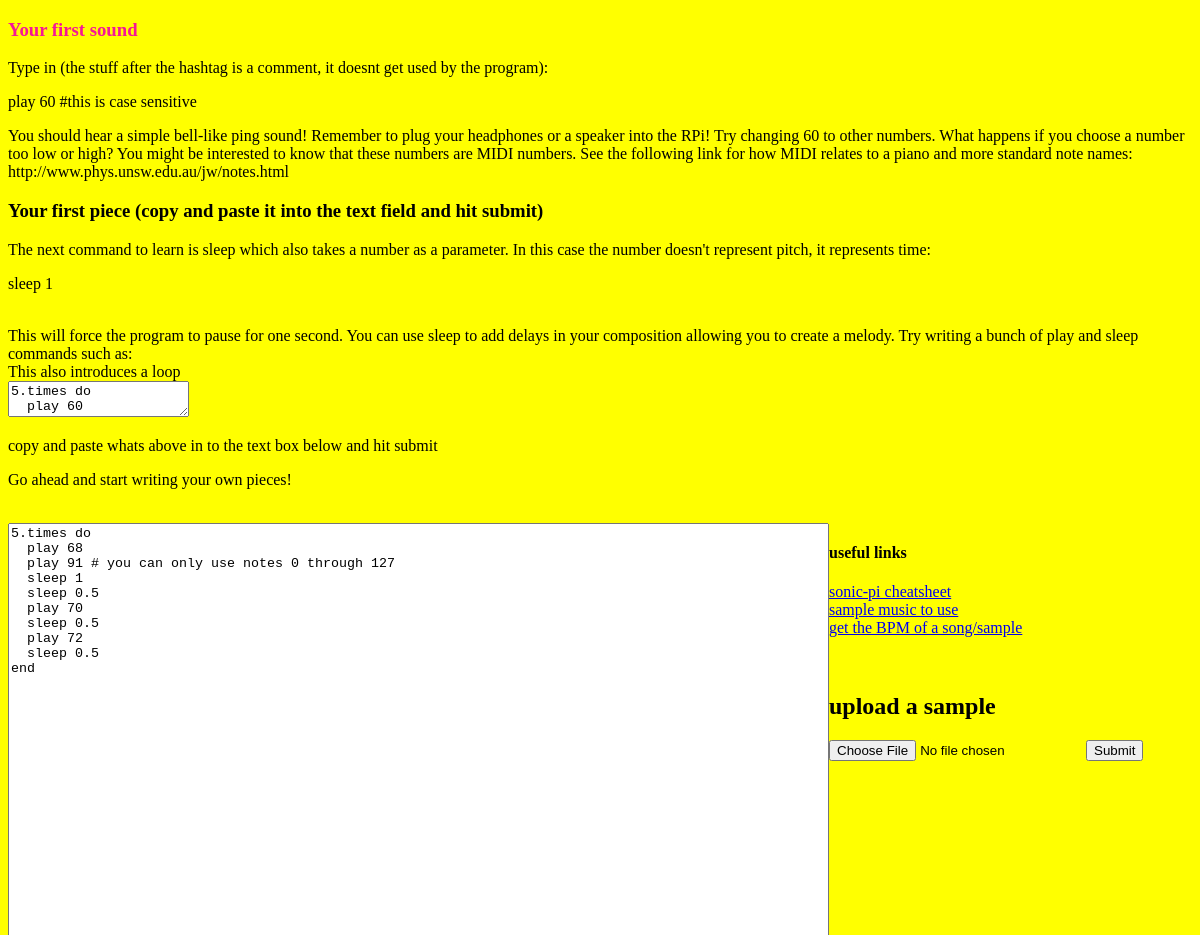
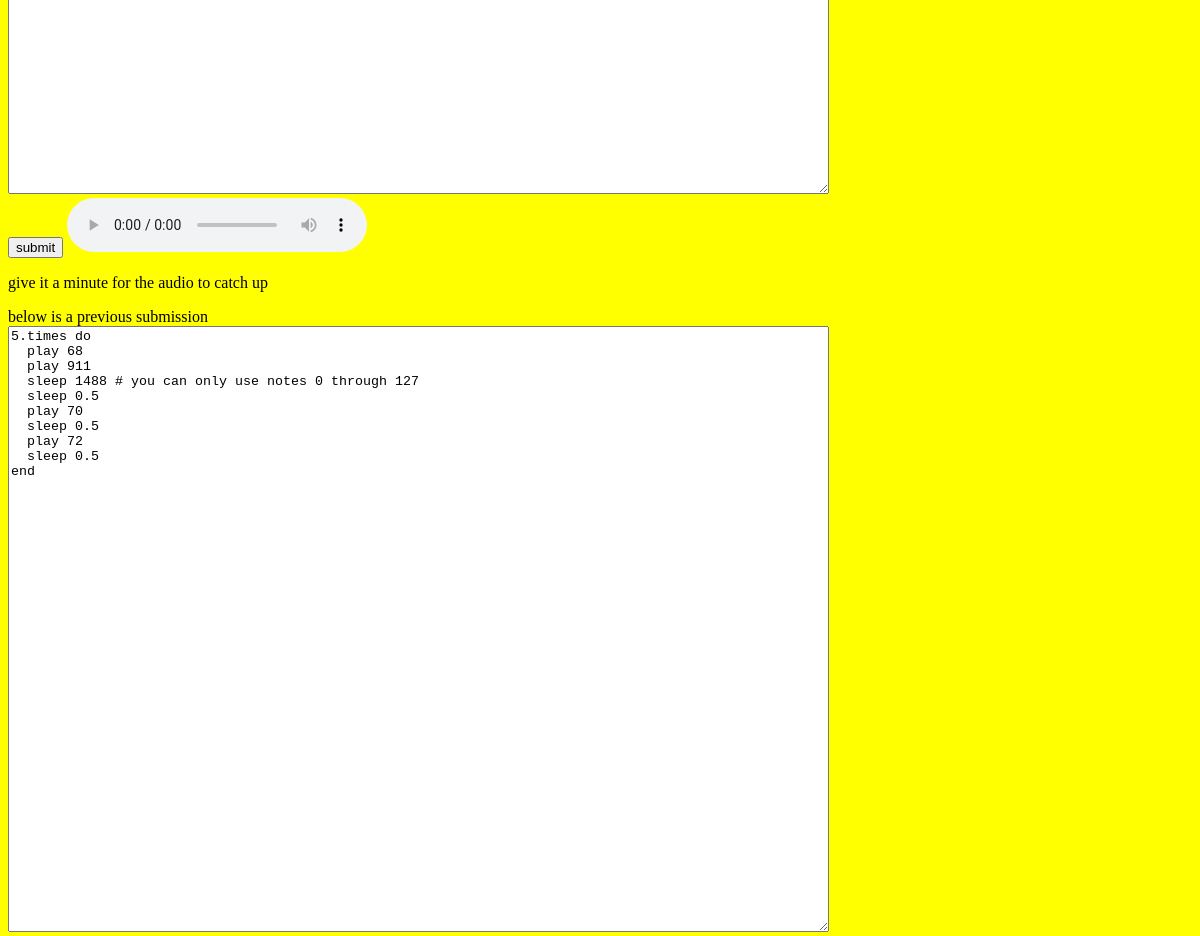
Before: / with the older database file (2 pictures, top to bottom).
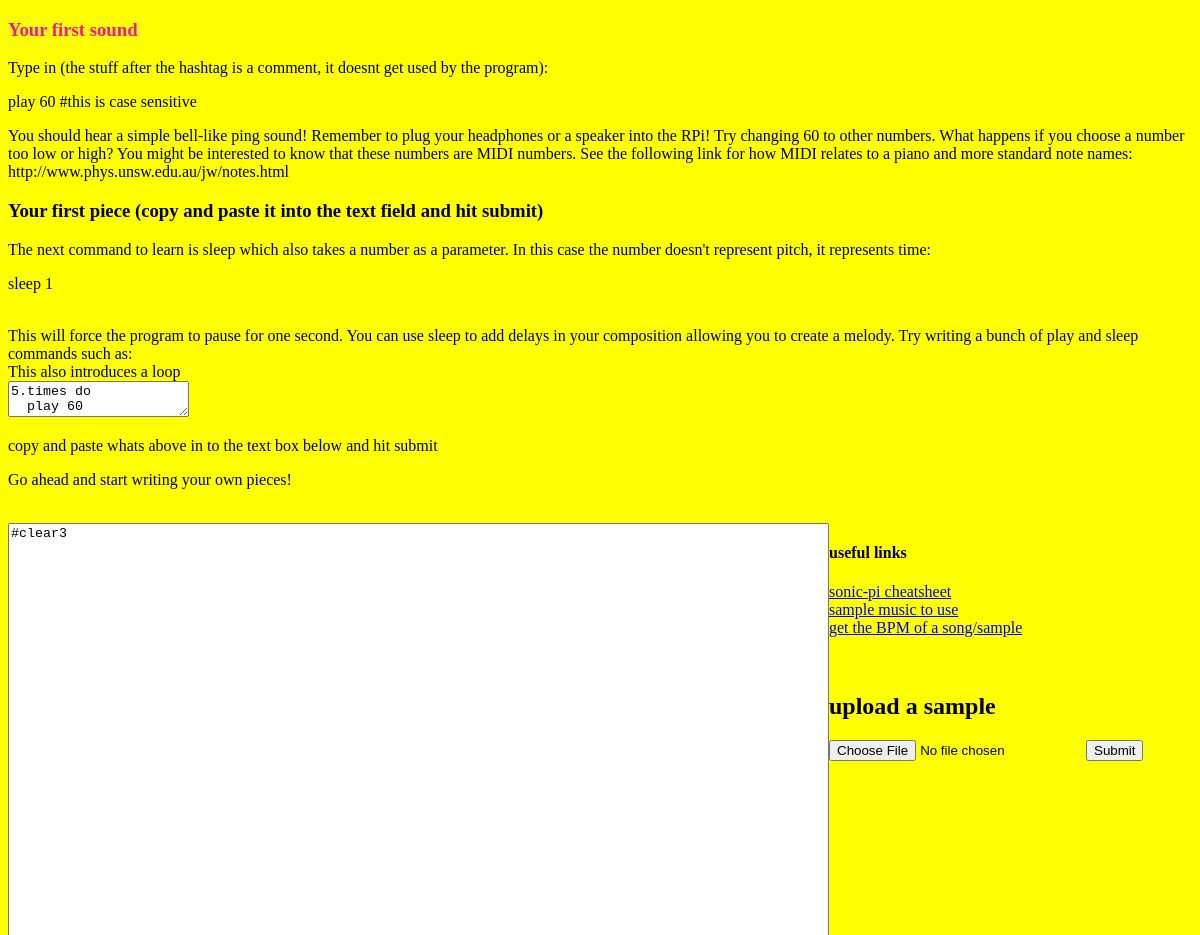
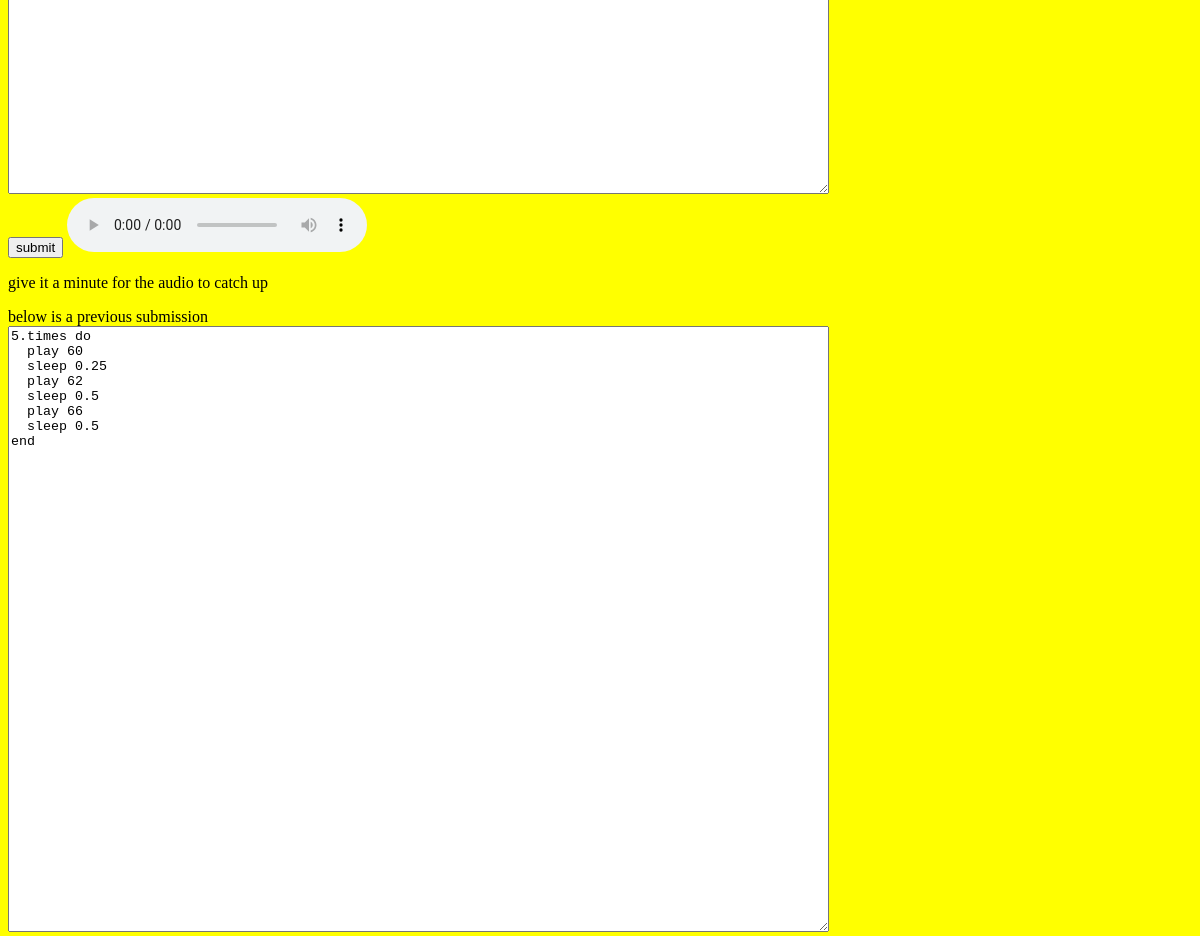
After: the same page with the newer database file (2 pictures, top to bottom).
### app.py (models this page shows)
class SongClass(db.Model):
    key = db.Column(db.Integer, autoincrement=True, primary_key=True)
    song = db.Column(db.String(200))
    def __repr__(self):
        return self.song

### app.py (the view)
@app.route('/')
def my_form():
    song_query = SongClass.query.all()
    if song_query[-1]:
        song = str(song_query[-1])
    else:
	song = " "
    if song_query[-2]:
        song2 = str(song_query[-2])
    else:
	song2 = " "
    return render_template('index.html', song=song, song2=song2)

### templates/index.html (shortened to what this page needs)
<!DOCTYPE html>
<html>
	<head>
<link rel="stylesheet" href="{{ url_for('static', filename='css/styles.css') }}">
	</head>
	<h3 style="color: #f51796;">Your first sound</h3>
Type in (the stuff after the hashtag is a comment, it doesnt get used by the program):
<p>
play 60 #this is case sensitive
</p>
You should hear a simple bell-like ping sound! Remember to plug your headphones or a speaker into the RPi!
Try changing 60 to other numbers. What happens if you choose a number too low or high? You might be interested to know that these numbers are MIDI numbers. See the following link for how MIDI relates to a piano and more standard note names: http://www.phys.unsw.edu.au/jw/notes.html
<h3>Your first piece (copy and paste it into the text field and hit submit)</h3>
The next command to learn is sleep which also takes a number as a parameter. In this case the number doesn't represent pitch, it represents time:
<br>
<p>sleep 1</p>
<br>
This will force the program to pause for one second. You can use sleep to add delays in your composition allowing you to create a melody. Try writing a bunch of play and sleep commands such as:
<br>
This also introduces a loop
<br>
<textarea>
5.times do
  play 60
  sleep 0.25
  play 62
  sleep 0.5
  play 66
  sleep 0.5
end
</textarea>
<p>copy and paste whats above in to the text box below and hit submit</p>
<p>Go ahead and start writing your own pieces!</p>
<br>
	<body>
</body>
<div style="float:left;">
	<textarea rows="40" cols="100" name="song" id="song">{{song}}</textarea><br>
        <button id ="button1" name="button">submit</button>
<audio controls autoplay>
<source src="http://musictest.ddns.net:8000/out.mp3" type="audio/mp3"/>
</audio>
        <p> give it a minute for the audio to catch up</p>
</div>
<div style="float:left;">
<label for= "song2">below is a previous submission</label>
<br>
<textarea class= "codemirror-textarea" rows="40" cols="100" name="song2" id="song2">{{song2}}</textarea>
	</div>
<h4>useful links</h4>
<a href="https://www.cl.cam.ac.uk/projects/raspberrypi/sonicpi/media/sonic-pi-cheatsheet.pdf">sonic-pi cheatsheet</a>
<br>
<a href="https://github.com/DavidsFiddle/Sonic-Pi-Code-Bits">sample music to use</a>
<br>
<a href="https://getsongbpm.com/tools/audio"> get the BPM of a song/sample</a>
<br>
<br>
<br>
<h2> upload a sample</h2>
<form action = "/uploader" method = "POST"
         enctype = "multipart/form-data">
         <input type = "file" name = "file" />
         <input type = "submit"/>
      </form>
</html>

### static/css/styles.css (style rules this page uses)
body { background-color: yellow; }

Changed rows visible on the page:
removed SongClass: song "5.times do play 68 play 91 # you can only use notes 0 through 127 sleep 1 sleep 0.5 play 70 sleep 0.5 play 72 sleep 0.5 end"
removed SongClass: song2 "5.times do play 68 play 911 sleep 1488 # you can only use notes 0 through 127 sleep 0.5 play 70 sleep 0.5 play 72 sleep 0.5 end"
now on this page (row edited): SongClass: song "#clear3"
now on this page (row edited): SongClass: song2 "5.times do play 60 sleep 0.25 play 62 sleep 0.5 play 66 sleep 0.5 end"
